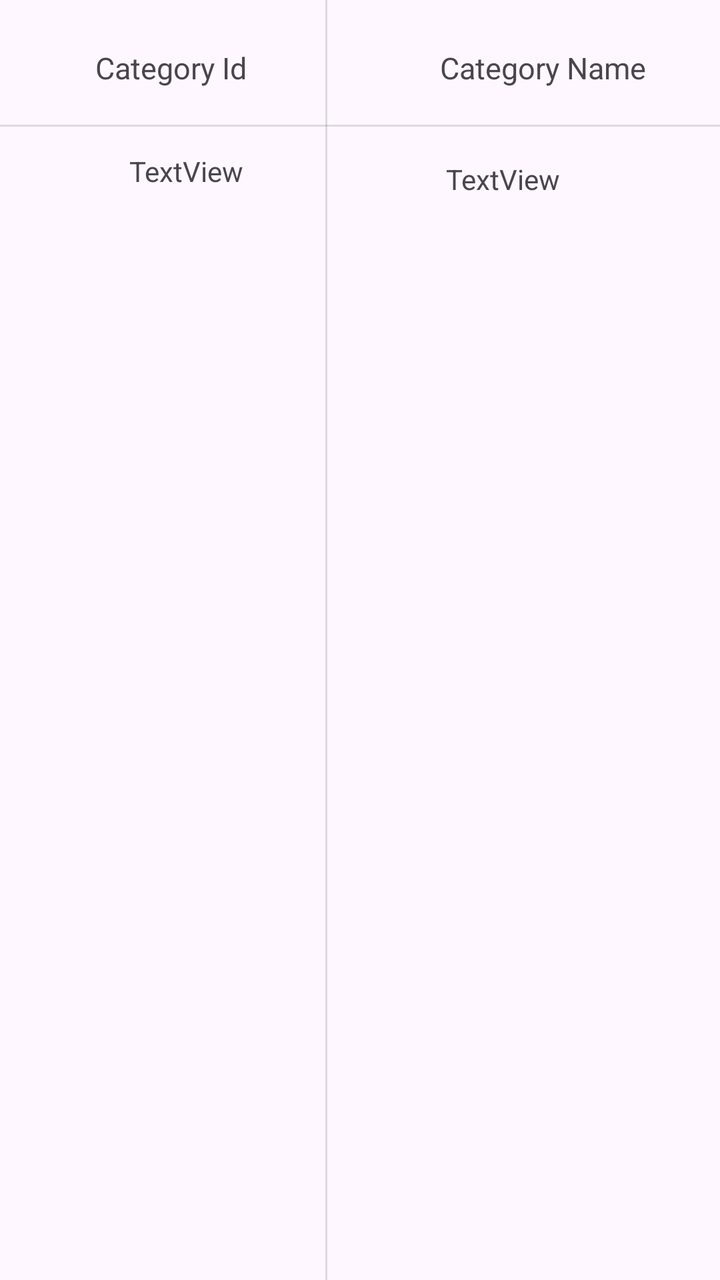
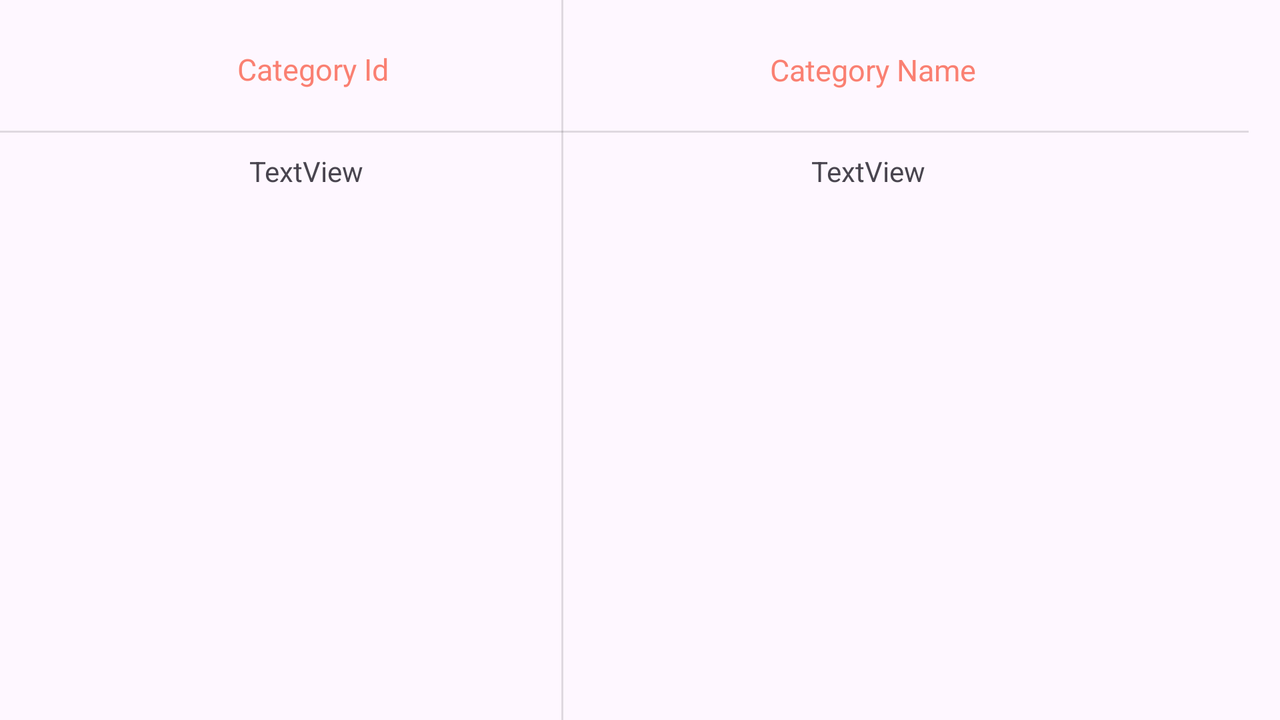

An Android layout and its configuration variant, each rendered on a device that would load it. The default file and the variant file are quoted in full after the pictures.
<!-- AndroidManifest.xml: application theme Theme.Basketball_Quiz -->
<!-- res/layout/fragment_table_c.xml -->
<?xml version="1.0" encoding="utf-8"?>

<androidx.constraintlayout.widget.ConstraintLayout xmlns:android="http://schemas.android.com/apk/res/android"
    xmlns:app="http://schemas.android.com/apk/res-auto"
    xmlns:tools="http://schemas.android.com/tools"
    android:layout_width="match_parent"
    android:layout_height="match_parent">


    <TextView
        android:id="@+id/textViewTC"
        android:layout_width="139dp"
        android:layout_height="52dp"
        android:layout_marginStart="16dp"
        android:layout_marginTop="8dp"
        android:text="Category Id"
        android:gravity="center"
        android:textSize="15sp"
        app:layout_constraintStart_toStartOf="parent"
        app:layout_constraintTop_toTopOf="parent" />

    <TextView
        android:id="@+id/textView2TC"
        android:layout_width="169dp"
        android:layout_height="52dp"
        android:layout_marginTop="8dp"
        android:layout_marginEnd="4dp"
        android:text="Category Name"
        android:gravity="center"
        android:textSize="15sp"
        app:layout_constraintEnd_toEndOf="parent"
        app:layout_constraintTop_toTopOf="parent" />

    <ScrollView
        android:layout_width="170dp"
        android:layout_height="666dp"
        android:layout_marginStart="8dp"
        android:layout_marginTop="76dp"
        app:layout_constraintStart_toStartOf="parent"
        app:layout_constraintTop_toTopOf="parent">

        <TextView
            android:id="@+id/textView3TC"
            android:layout_width="match_parent"
            android:layout_height="wrap_content"
            android:gravity="center"
            android:text="TextView" />
    </ScrollView>

    <ScrollView
        android:layout_width="209dp"
        android:layout_height="659dp"
        android:layout_marginTop="80dp"
        android:layout_marginEnd="4dp"
        app:layout_constraintEnd_toEndOf="parent"
        app:layout_constraintTop_toTopOf="parent">

        <TextView
            android:id="@+id/textView4TC"
            android:layout_width="match_parent"
            android:layout_height="wrap_content"
            android:gravity="center"
            android:text="TextView" />
    </ScrollView>

    <View
        android:id="@+id/divider5"
        android:layout_width="409dp"
        android:layout_height="1dp"
        android:background="?android:attr/listDivider"
        app:layout_constraintBottom_toBottomOf="@+id/divider6"
        app:layout_constraintEnd_toEndOf="parent"
        app:layout_constraintHorizontal_bias="1.0"
        app:layout_constraintStart_toStartOf="parent"
        app:layout_constraintTop_toTopOf="parent"
        app:layout_constraintVertical_bias="0.091" />

    <View
        android:id="@+id/divider6"
        android:layout_width="1dp"
        android:layout_height="729dp"
        android:background="?android:attr/listDivider"
        app:layout_constraintBottom_toBottomOf="parent"
        app:layout_constraintEnd_toEndOf="parent"
        app:layout_constraintHorizontal_bias="0.453"
        app:layout_constraintStart_toStartOf="parent"
        app:layout_constraintTop_toTopOf="parent" />

</androidx.constraintlayout.widget.ConstraintLayout>
<!-- resources referenced by this layout -->
<resources>
  <style name="Theme.Basketball_Quiz" parent="Base.Theme.Basketball_Quiz" />
  <style name="Base.Theme.Basketball_Quiz" parent="Theme.Material3.DayNight.NoActionBar">
          
          
      </style>
</resources>
<!-- res/layout-land/fragment_table_c.xml (the author's variant of the layout above) -->
<!-- drawn on the phone turned sideways -->
<?xml version="1.0" encoding="utf-8"?>
<androidx.constraintlayout.widget.ConstraintLayout xmlns:android="http://schemas.android.com/apk/res/android"
    xmlns:app="http://schemas.android.com/apk/res-auto"
    xmlns:tools="http://schemas.android.com/tools"
    android:layout_width="match_parent"
    android:layout_height="match_parent">


    <TextView
        android:id="@+id/textViewTC"
        android:layout_width="281dp"
        android:layout_height="53dp"
        android:layout_marginStart="16dp"
        android:layout_marginTop="8dp"
        android:text="Category Id"
        android:textColor="@color/Salmon"
        android:gravity="center"
        android:textSize="15sp"
        app:layout_constraintStart_toStartOf="parent"
        app:layout_constraintTop_toTopOf="parent" />

    <TextView
        android:id="@+id/textView2TC"
        android:layout_width="399dp"
        android:layout_height="54dp"
        android:layout_marginTop="8dp"
        android:layout_marginEnd="4dp"
        android:gravity="center"
        android:text="Category Name"
        android:textColor="@color/Salmon"
        android:textSize="15sp"
        app:layout_constraintEnd_toEndOf="parent"
        app:layout_constraintTop_toTopOf="parent" />

    <ScrollView
        android:layout_width="274dp"
        android:layout_height="336dp"
        android:layout_marginStart="16dp"
        android:layout_marginTop="76dp"
        app:layout_constraintStart_toStartOf="parent"
        app:layout_constraintTop_toTopOf="parent">

        <TextView
            android:id="@+id/textView3TC"
            android:layout_width="match_parent"
            android:layout_height="wrap_content"
            android:gravity="center"
            android:text="TextView" />
    </ScrollView>

    <ScrollView
        android:layout_width="380dp"
        android:layout_height="333dp"
        android:layout_marginTop="76dp"
        android:layout_marginEnd="16dp"
        app:layout_constraintEnd_toEndOf="parent"
        app:layout_constraintTop_toTopOf="parent">

        <TextView
            android:id="@+id/textView4TC"
            android:layout_width="match_parent"
            android:layout_height="wrap_content"
            android:gravity="center"
            android:text="TextView" />
    </ScrollView>

    <View
        android:id="@+id/divider3"
        android:layout_width="729dp"
        android:layout_height="1dp"
        android:layout_marginEnd="16dp"
        android:background="?android:attr/listDivider"
        app:layout_constraintBottom_toBottomOf="parent"
        app:layout_constraintEnd_toEndOf="parent"
        app:layout_constraintTop_toTopOf="parent"
        app:layout_constraintVertical_bias="0.182" />

    <View
        android:id="@+id/divider4"
        android:layout_width="1dp"
        android:layout_height="409dp"
        android:background="?android:attr/listDivider"
        app:layout_constraintEnd_toEndOf="parent"
        app:layout_constraintHorizontal_bias="0.439"
        app:layout_constraintStart_toStartOf="parent"
        app:layout_constraintTop_toTopOf="parent" />

</androidx.constraintlayout.widget.ConstraintLayout>
<!-- resources referenced by the variant -->
<!-- as the phone turned sideways resolves them -->
<resources>
  <color name="Salmon">#FA8072</color>
  <style name="Theme.Basketball_Quiz" parent="Base.Theme.Basketball_Quiz" />
  <style name="Base.Theme.Basketball_Quiz" parent="Theme.Material3.DayNight.NoActionBar">
          
          
      </style>
</resources>
